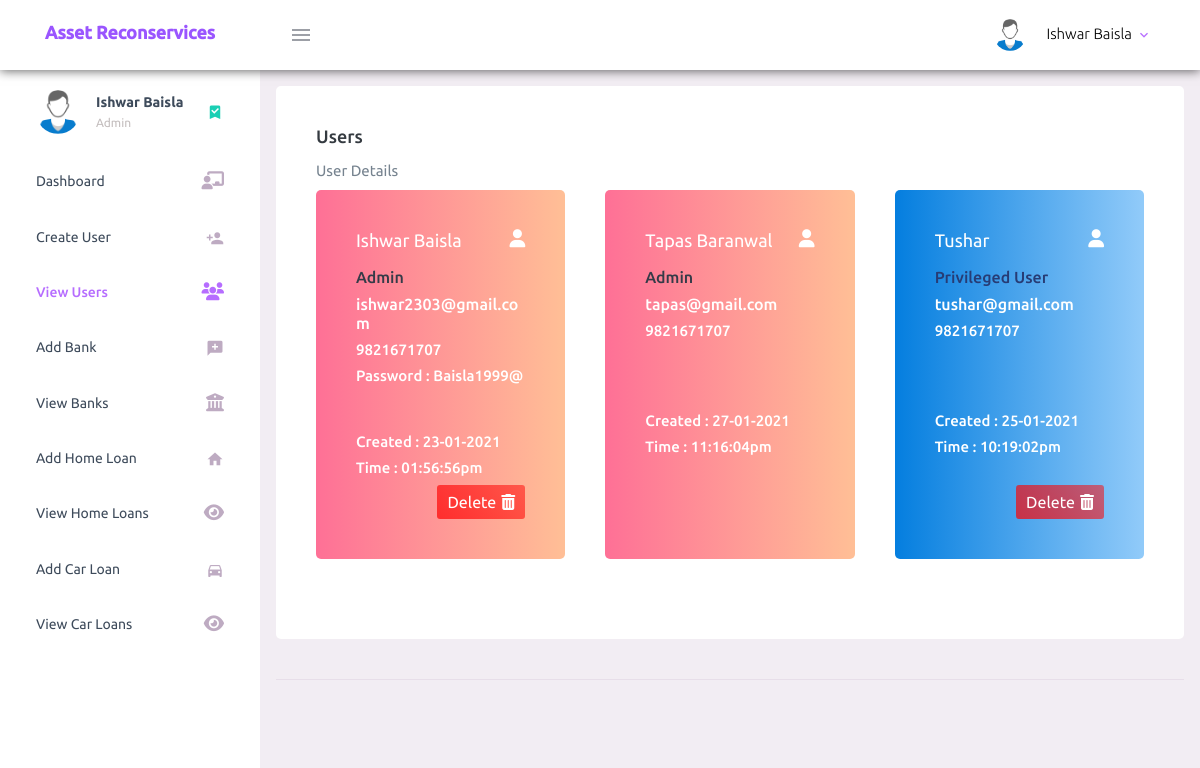
The page /view-users.php (signed in) on the database as committed earlier.
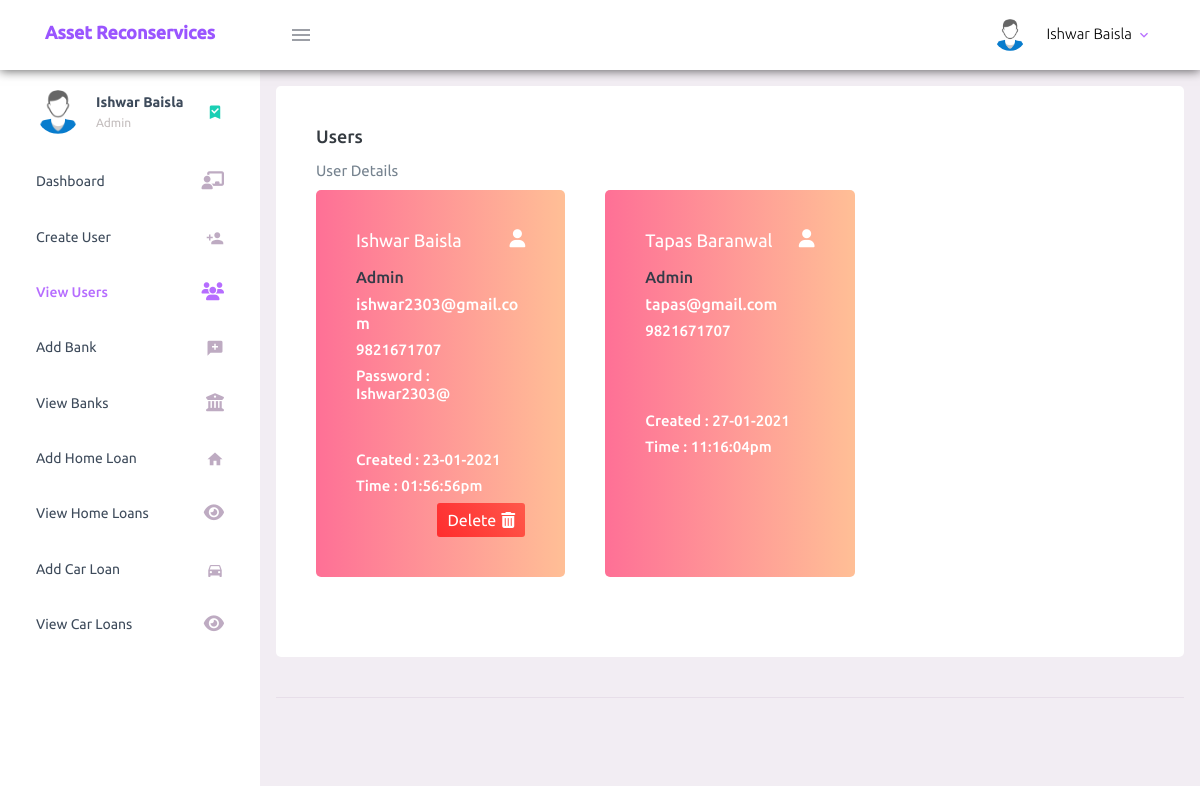
The same page on the database as committed later.
### tables this page shows
CREATE TABLE `user_registration` (
  `user_id` int(11) NOT NULL,
  `user_full_name` varchar(200) NOT NULL,
  `user_email` varchar(200) NOT NULL,
  `user_mobile` varchar(200) NOT NULL,
  `user_password` varchar(200) NOT NULL,
  `user_role` tinyint(4) NOT NULL,
  `user_updated_timestamp` varchar(100) NOT NULL
);

### view-users.php (the view, shortened to what the changed rows need)
<?php
    require_once('connection.php');
    $db_error = '';
    $sql = "SELECT * FROM user_registration ORDER BY user_role DESC";
    $result = $conn->query($sql);
?>
<!DOCTYPE html>
<html lang="en">
  <head>
    <link rel="stylesheet" href="assets/vendors/mdi/css/materialdesignicons.min.css">
    <link rel="stylesheet" href="assets/vendors/css/vendor.bundle.base.css">
    <link rel="stylesheet" href="assets/css/style.css">
  </head>
  <body>
    <div class="container-scroller">
      <div class="container-fluid page-body-wrapper">
        <div class="main-panel">
          <div class="content-wrapper">
            <div class="row">
              <div class="col-12 grid-margin stretch-card">
                <div class="card">
                  <div class="card-body">
                    <?php
                        if($db_error == ''){
                          if($result->num_rows > 0){
                            ?>
                            <div class="row bank-card-container">
                            <?php
                            while($row = $result->fetch_assoc()){
                                $encoded_user_id = base64_encode($row['user_id']);
                                $created_date = new DateTime($row['user_updated_timestamp']);
                                $full_name = $row['user_full_name'];
                                $role = $row['user_role'];
                                if($role == '2'){
                                  $role_value = 'Admin';
                                  $css_class = 'admin';
                                  $css_card = 'card bg-gradient-danger card-img-holder text-white';
                                }
                                if($role == '1'){
                                  $role_value = 'Privileged User';
                                  $css_class = 'privileged-user';
                                  $css_card = 'card bg-gradient-info card-img-holder text-white';
                                }
                                $email = base64_decode($row['user_email']);
                                $contact = base64_decode($row['user_mobile']);
                                $password = base64_decode($row['user_password'])
                                ?>
                                <div class="col-md-4 stretch-card grid-margin">
                                  <div class="<?php echo $css_card; ?>">
                                    <div class="card-body">
                                      <h4 class="font-weight-normal mb-3 capt">
                                        <?php echo $full_name; ?>
                                        <i class="fas fa-user mdi-24px float-right"></i>
                                      </h4>
                                      <h5 class="mb-2 <?php echo $css_class; ?>">
                                        <?php echo $role_value; ?>
                                      </h5>
                                      <h5 class="mb-2">
                                        <?php echo $email; ?>
                                      </h5>
                                      <h6 class="mb-2">
                                        <?php echo $contact; ?>
                                      </h6>
                                      <?php if($_SESSION['user_id'] == $row['user_id']){ ?>
                                      <h6 class="mb-5">
                                        <?php echo 'Password : '.$password; ?>
                                      </h6>
                                      <?php }
                                      else{
                                        ?>
                                        <div class="mb-5"></div>
                                        <div class="mb-3"></div>
                                        <?php
                                      }
                                      ?>
                                      <h6 class="mb-2">
                                        <?php echo 'Created : '.$created_date->format('d-m-Y'); ?>
                                      </h6>
                                      <h6 class="mb-2">
                                        <?php echo 'Time : '.$created_date->format('h:i:sa'); ?>
                                      </h6>
                                      <div class="bank-operation form-inline justify-content-end">
                                        <?php if($_SESSION['user_id'] == $row['user_id'] || $role != '2'){ ?>
                                        <label class="delete-btn" onclick="confirmResourceDeletion('<?php echo $encoded_user_id; ?>','user')">Delete
                                          <i class="fas fa-trash-alt"></i>
                                        </label>
                                        <?php } ?>
                                      </div>
                                    </div>
                                  </div>
                                </div>
                                <?php
                            }
                            ?>
                            </div>
                            <?php
                          }
                        }
                    ?>
                  </div>
                </div>
              </div>
          </div>
        </div>
      </div>
    </div>
  </body>
</html>

Rows that differ between the two databases and show on the page:
removed user_registration: user_full_name "Tushar", user_role "Privileged User", user_email "tushar@gmail.com", user_mobile "9821671707", user_updated_timestamp "25-01-2021", user_updated_timestamp "10:19:02pm"
changed user_registration "Ishwar Baisla": user_password "Baisla1999@" → "Ishwar2303@"
